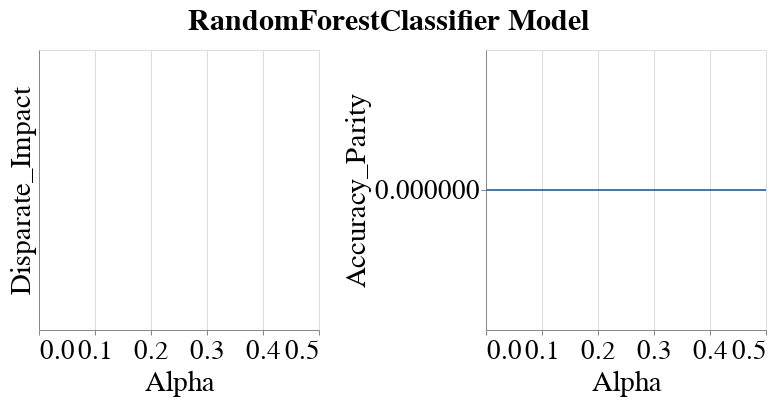

The cell this chart's notebook holds for it:
### Code cell
visualizer.create_group_metrics_line_band_plot(group='sex',
                                               model_name=MODEL_NAMES[0],
                                               group_metrics=['Disparate_Impact', 'Accuracy_Parity'])

### Figure 1 — Vega-Lite specification as saved in the notebook (floating-point values rounded to 4 significant figures)
{"config": {"view": {"continuousWidth": 400, "continuousHeight": 300}, "axis": {"labelFontSize": 27, "labelFontWeight": "normal", "titleFontSize": 29, "titleFontWeight": "normal"}, "legend": {"labelFontSize": 27, "symbolStrokeWidth": 10, "titleFontSize": 29}, "title": {"fontSize": 27}}, "vconcat": [{"hconcat": [{"layer": [{"mark": {"type": "errorband", "extent": "ci"}, "encoding": {"x": {"field": "Intervention_Param", "title": "Alpha", "type": "quantitative"}, "y": {"field": "Metric_Value", "scale": {"zero": false}, "title": "Disparate_Impact", "type": "quantitative"}}}, {"mark": "line", "encoding": {"x": {"field": "Intervention_Param", "title": "Alpha", "type": "quantitative"}, "y": {"aggregate": "mean", "field": "Metric_Value", "scale": {"zero": false}, "title": "Disparate_Impact", "type": "quantitative"}}}], "height": 280, "width": 280}, {"layer": [{"mark": {"type": "errorband", "extent": "ci"}, "encoding": {"x": {"field": "Intervention_Param", "title": "Alpha", "type": "quantitative"}, "y": {"field": "Metric_Value", "scale": {"zero": false}, "title": "Accuracy_Parity", "type": "quantitative"}}}, {"mark": "line", "encoding": {"x": {"field": "Intervention_Param", "title": "Alpha", "type": "quantitative"}, "y": {"aggregate": "mean", "field": "Metric_Value", "scale": {"zero": false}, "title": "Accuracy_Parity", "type": "quantitative"}}}], "data": {"name": "data-2149d8df98dffd59c442b5db993e1fd6"}, "height": 280, "width": 280}]}], "data": {"name": "data-840e95e7d2fe7f2e289399a573a56773"}, "title": {"text": "RandomForestClassifier Model", "anchor": "middle", "dy": -10, "fontSize": 30}, "$schema": "https://vega.github.io/schema/vega-lite/v4.17.0.json", "datasets": {"data-840e95e7d2fe7f2e289399a573a56773": [{"Metric": "Disparate_Impact", "Model_Name": "RandomForestClassifier", "Experiment_Iteration": "Exp_iter_3", "Intervention_Param": 0.0, "Group": "sex", "Metric_Value": null}, {"Metric": "Disparate_Impact", "Model_Name": "RandomForestClassifier", "Experiment_Iteration": "Exp_iter_3", "Intervention_Param": 0.1, "Group": "sex", "Metric_Value": null}, {"Metric": "Disparate_Impact", "Model_Name": "RandomForestClassifier", "Experiment_Iteration": "Exp_iter_3", "Intervention_Param": 0.2, "Group": "sex", "Metric_Value": null}, {"Metric": "Disparate_Impact", "Model_Name": "RandomForestClassifier", "Experiment_Iteration": "Exp_iter_3", "Intervention_Param": 0.3, "Group": "sex", "Metric_Value": null}, {"Metric": "Disparate_Impact", "Model_Name": "RandomForestClassifier", "Experiment_Iteration": "Exp_iter_3", "Intervention_Param": 0.4, "Group": "sex", "Metric_Value": null}, {"Metric": "Disparate_Impact", "Model_Name": "RandomForestClassifier", "Experiment_Iteration": "Exp_iter_3", "Intervention_Param": 0.5, "Group": "sex", "Metric_Value": null}], "data-2149d8df98dffd59c442b5db993e1fd6": [{"Metric": "Accuracy_Parity", "Model_Name": "RandomForestClassifier", "Experiment_Iteration": "Exp_iter_3", "Intervention_Param": 0.0, "Group": "sex", "Metric_Value": 0.0}, {"Metric": "Accuracy_Parity", "Model_Name": "RandomForestClassifier", "Experiment_Iteration": "Exp_iter_3", "Intervention_Param": 0.1, "Group": "sex", "Metric_Value": 0.0}, {"Metric": "Accuracy_Parity", "Model_Name": "RandomForestClassifier", "Experiment_Iteration": "Exp_iter_3", "Intervention_Param": 0.2, "Group": "sex", "Metric_Value": 0.0}, {"Metric": "Accuracy_Parity", "Model_Name": "RandomForestClassifier", "Experiment_Iteration": "Exp_iter_3", "Intervention_Param": 0.3, "Group": "sex", "Metric_Value": 0.0}, {"Metric": "Accuracy_Parity", "Model_Name": "RandomForestClassifier", "Experiment_Iteration": "Exp_iter_3", "Intervention_Param": 0.4, "Group": "sex", "Metric_Value": 0.0}, {"Metric": "Accuracy_Parity", "Model_Name": "RandomForestClassifier", "Experiment_Iteration": "Exp_iter_3", "Intervention_Param": 0.5, "Group": "sex", "Metric_Value": 0.0}]}}
